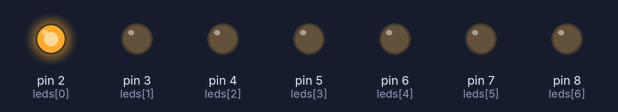
Simulated run of this sketch. Board: Arduino Uno, built with avr-gcc and run on an emulated ATmega328P. On the bench: output pins drawn as LEDs (lit = HIGH).

Above: at 0.05 s.
At 0.55 s:
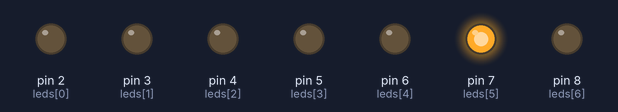
At 0.75 s:
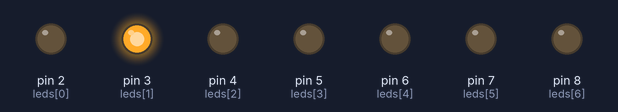
At 1.45 s:
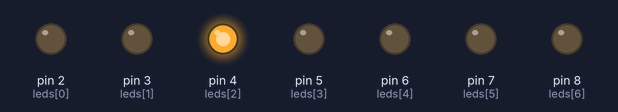
At 2.15 s:
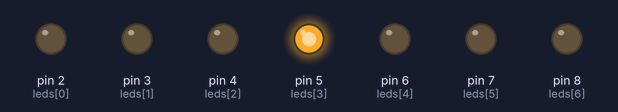
At 2.85 s:
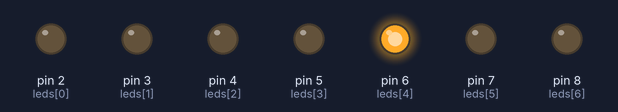
Timing chart, 0 to 3.1 s (numbered marks = the images above):
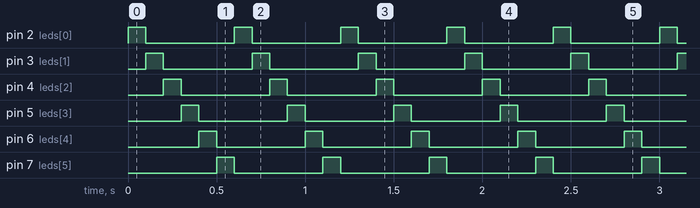

The sketch:

seven_seg_circlerun.ino
```cpp
// Use seven segment display
// This will show the leds run circuit clockwise

byte leds[7] = {2,3,4,5,6,7,8};

void setup() {
  for(byte i = 0;i<7;i++){
    pinMode(leds[i],OUTPUT);
    digitalWrite(leds[i],LOW);
  }

}

void loop() {
  for(byte i = 0;i<6;i++){
    digitalWrite(leds[i],HIGH);
    delay(100);
    digitalWrite(leds[i],LOW);
  }
}
```

Measured:
- by itself, pin 2 (leds[0]), pin 3 (leds[1]), pin 4 (leds[2]), pin 5 (leds[3]), pin 6 (leds[4]), pin 7 (leds[5]): alternates HIGH for 0.10 s and LOW for 0.50 s
- by itself, everything shown: repeats every 0.60 s, in 6 steps
